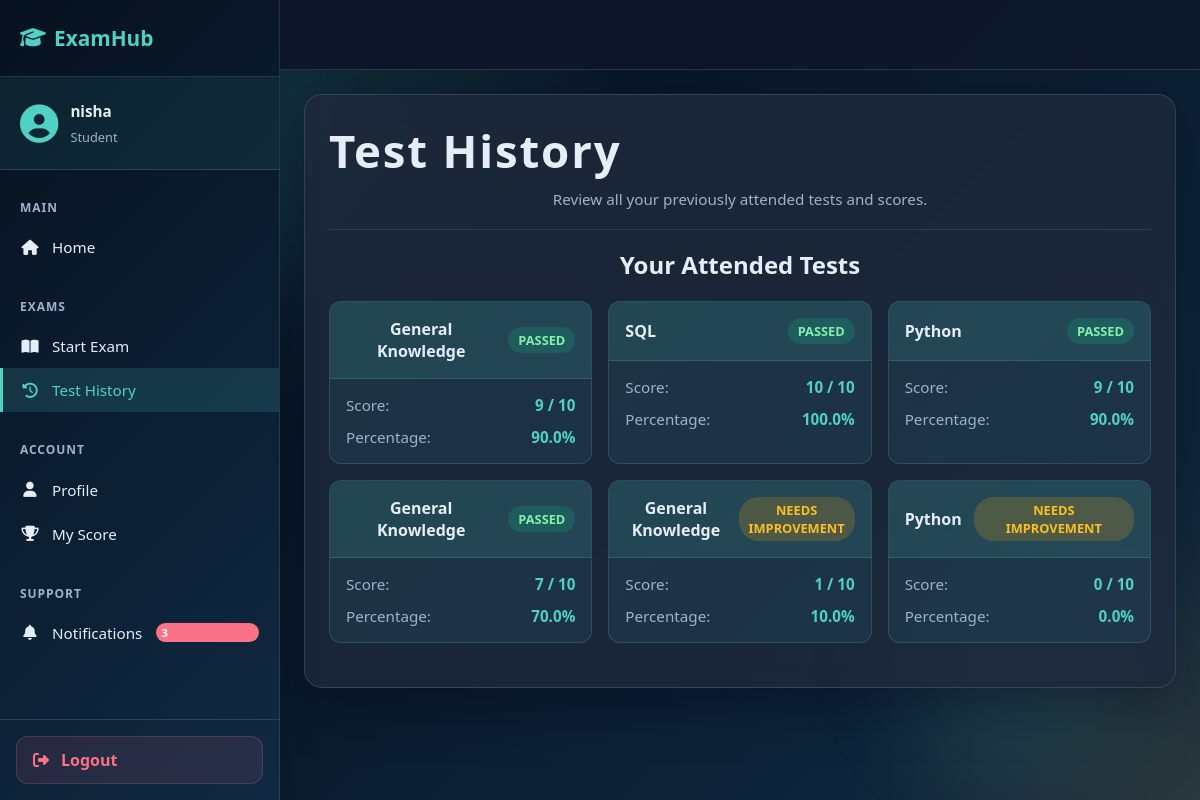
Page /test_history (signed in) on the committed database.
### tables this page shows
CREATE TABLE users (
    id INTEGER PRIMARY KEY AUTOINCREMENT,
    username TEXT UNIQUE NOT NULL,
    password TEXT NOT NULL,
    role TEXT CHECK(role IN ('admin', 'student')) NOT NULL
, last_login_at TEXT);

CREATE TABLE exams (
    id INTEGER PRIMARY KEY AUTOINCREMENT,
    name TEXT NOT NULL,
    total_marks INTEGER CHECK(total_marks > 0)
);

### app.py (the view)
@app.route("/test_history")
def test_history():
    if "user" not in session:
        return redirect("/")
    attended_tests = get_attended_tests(session["user"])
    return render_template("test_history.html", attended_tests=attended_tests)

### app.py (called while the page is built, shortened)
@app.context_processor
def inject_score_summary():
    username = session.get("user")
    return {"score_summary": get_user_score_summary(username)}

### config/db_config.py (called while the page is built)
def get_connection():
    db_path = os.getenv("DB_PATH", "exam.db")
    return sqlite3.connect(db_path)

### services/exam_service.py (called while the page is built)
def _ensure_results_completion_column(cur):
    cur.execute("PRAGMA table_info(results)")
    columns = [row[1] for row in cur.fetchall()]
    if "completed_at" not in columns:
        cur.execute("ALTER TABLE results ADD COLUMN completed_at TEXT")

def _parse_timestamp(value):
    if not value:
        return None
    if isinstance(value, datetime):
        return value
    for format_string in ("%Y-%m-%d %H:%M:%S", "%Y-%m-%dT%H:%M:%S"):
        try:
            return datetime.strptime(value, format_string)
        except (TypeError, ValueError):
            continue
    try:
        return datetime.fromisoformat(value)
    except (TypeError, ValueError):
        return None

def _calculate_current_streak(activity_dates):
    if not activity_dates:
        return 0
    streak = 0
    current_day = max(activity_dates)
    while current_day in activity_dates:
        streak += 1
        current_day -= timedelta(days=1)
    return streak

def get_attended_tests(username):
    conn = get_connection()
    cur = conn.cursor()
    cur.execute("""
        SELECT DISTINCT r.exam_id, e.name, e.total_marks, r.score
        FROM results r
        JOIN exams e ON r.exam_id = e.id
        WHERE r.username = ?
        ORDER BY r.id DESC
    """, (username,))
    data = cur.fetchall()
    conn.close()
    return data

### templates/test_history.html (shortened to what this page needs)
{% extends "base.html" %}
{% block content %}
<div class="container">
    <div class="page-intro">
        <h1 class="page-title">Test History</h1>
        <p class="subtle page-subtitle">Review all your previously attended tests and scores.</p>
    </div>
    <hr>
    {% if attended_tests %}
        <h2>Your Attended Tests</h2>
        <div class="attended-tests-grid">
            {% for test in attended_tests %}
                <div class="attended-test-card">
                    <div class="card-header">
                        <h3>{{ test[1] }}</h3>
                        {% if (test[3] / test[2] * 100) >= 50 %}
                            <span class="badge badge-success">Passed</span>
                        {% else %}
                            <span class="badge badge-warning">Needs Improvement</span>
                        {% endif %}
                    </div>
                    <div class="card-body">
                        <div class="score-row">
                            <span>Score:</span>
                            <strong>{{ test[3] }} / {{ test[2] }}</strong>
                        </div>
                        <div class="score-row">
                            <span>Percentage:</span>
                            <strong>{{ "%.1f"|format(test[3] / test[2] * 100) }}%</strong>
                        </div>
                    </div>
                </div>
            {% endfor %}
        </div>
    {% endif %}
</div>
{% endblock %}

### templates/base.html (shortened to what this page needs)
<!DOCTYPE html>
<html>
<head>
    <link rel="stylesheet" href="{{ url_for('static', filename='style.css', v='3') }}">
    <link rel="stylesheet" href="https://cdnjs.cloudflare.com/ajax/libs/font-awesome/6.4.0/css/all.min.css">
</head>
<body>
    <div class="sidebar">
        <div class="sidebar-header">
            <h3><i class="fas fa-graduation-cap"></i> ExamHub</h3>
        </div>
        <div class="user-info">
            <div class="user-avatar">
                <i class="fas fa-user-circle"></i>
            </div>
            <div class="user-details">
                <p class="user-name">{{ session.get('user', 'User') }}</p>
                <p class="user-role">{{ session.get('role', 'Student').title() }}</p>
            </div>
        </div>
        <nav class="sidebar-menu">
            <div class="menu-section">
                <p class="section-title">Main</p>
                <a href="{{ url_for('dashboard') }}" class="menu-item {% if request.endpoint == 'dashboard' %}active{% endif %}">
                    <i class="fas fa-home"></i> <span>Home</span>
                </a>
            </div>
            <div class="menu-section">
                <p class="section-title">Exams</p>
                <a href="{{ url_for('start_exam') }}" class="menu-item {% if request.endpoint == 'start_exam' %}active{% endif %}">
                    <i class="fas fa-book-open"></i> <span>Start Exam</span>
                </a>
                <a href="{{ url_for('test_history') }}" class="menu-item {% if request.endpoint == 'test_history' %}active{% endif %}">
                    <i class="fas fa-history"></i> <span>Test History</span>
                </a>
            </div>
            <div class="menu-section">
                <p class="section-title">Account</p>
                <a href="#" class="menu-item" onclick="showProfile()">
                    <i class="fas fa-user"></i> <span>Profile</span>
                </a>
                <a href="#" class="menu-item" onclick="showScore()">
                    <i class="fas fa-trophy"></i> <span>My Score</span>
                </a>
            </div>
            <div class="menu-section">
                <p class="section-title">Support</p>
                <a href="#" class="menu-item" onclick="showNotifications()">
                    <i class="fas fa-bell"></i> <span>Notifications</span>
                    <span class="badge">3</span>
                </a>
            </div>
        </nav>
        <div class="sidebar-footer">
            <a href="{{ url_for('logout') }}" class="logout-btn">
                <i class="fas fa-sign-out-alt"></i> <span>Logout</span>
            </a>
        </div>
    </div>
    <div class="main-content">
        <div class="top-bar">
        </div>
        <div class="content-wrapper">
            {% block content %}{% endblock %}
        </div>
    </div>
</body>
</html>

### rows in the picture
users: get "Student"
exams: name "General Knowledge", shows "PASSED", test "9", total_marks "10", test "90.0", test "7", test "70.0", id "1", test "10.0"
exams: name "SQL", shows "PASSED", total_marks "10", test "100.0"
exams: name "Python", shows "PASSED", test "9", total_marks "10", test "90.0", test "0", test "0.0"

### other values in the picture
{{ session.get('user', 'User') }} "nisha"
